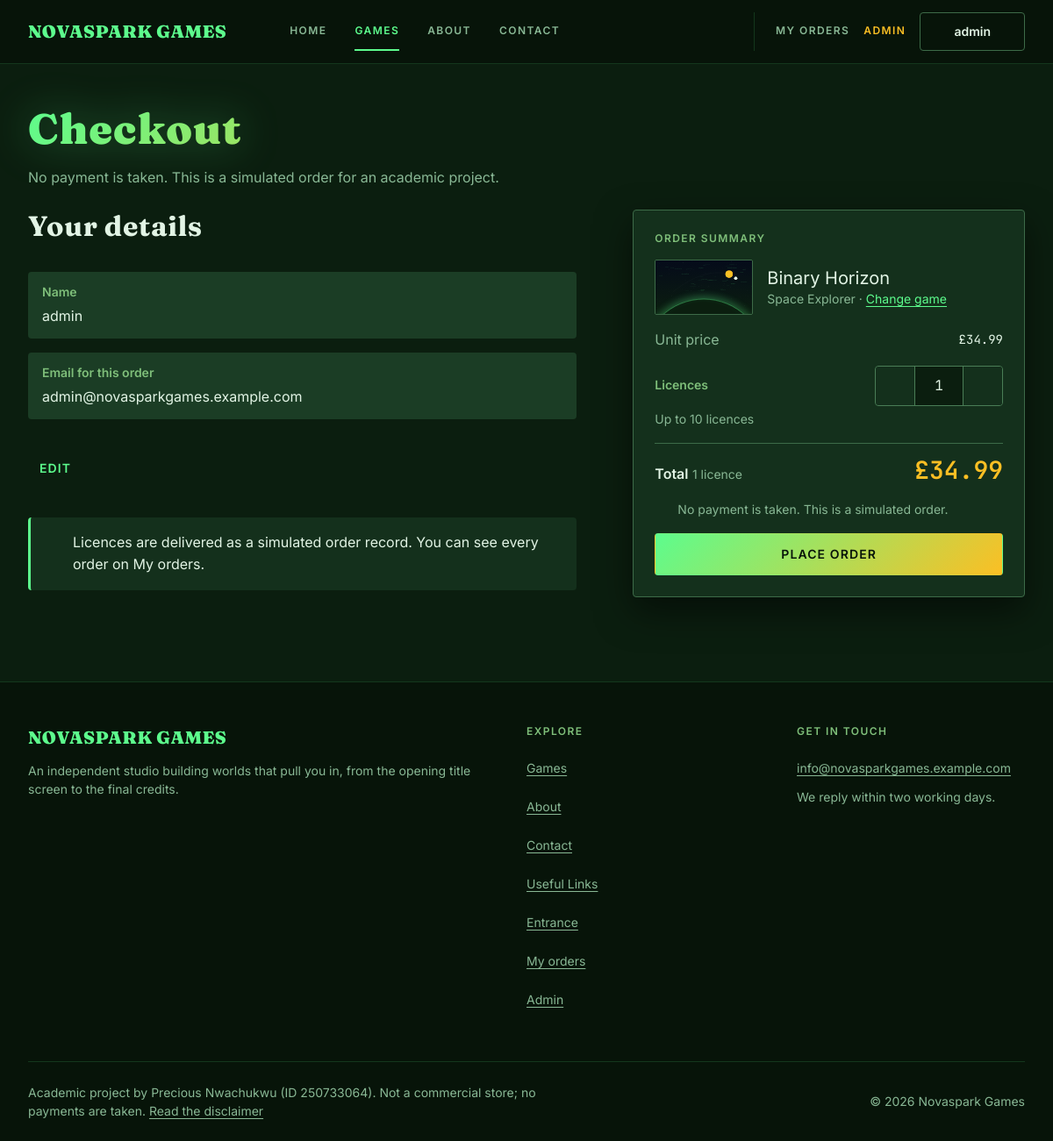
/checkout.php?game_id=9 (signed in), run on the app's committed database.
### tables this page shows
CREATE TABLE games (
    id           INT AUTO_INCREMENT PRIMARY KEY,
    title        VARCHAR(100)  NOT NULL,
    slug         VARCHAR(120)  NULL,
    genre        VARCHAR(50)   NOT NULL,
    price        DECIMAL(10,2) NOT NULL,
    description  TEXT          NOT NULL,
    release_year INT           NOT NULL,
    image_url    VARCHAR(255)  DEFAULT 'assets/img/games/fallback.svg',
    status       ENUM('available','coming_soon','beta','hidden') NOT NULL DEFAULT 'available',
    release_date DATE          NULL,
    platforms    VARCHAR(100)  NULL
);

### includes/helpers.php (called while the page is built, shortened)
<?php
require __DIR__ . '/db.php';
function e($value): string
{
    return htmlspecialchars((string) $value, ENT_QUOTES | ENT_SUBSTITUTE, 'UTF-8');
}
function money($amount): string
{
    return '£' . number_format((float) $amount, 2);
}
function base_url(): string
{
    static $base = null;
    if ($base !== null) {
        return $base;
    }
    $script = realpath($_SERVER['SCRIPT_FILENAME'] ?? '') ?: '';
    $root   = realpath(APP_ROOT) ?: APP_ROOT;
    $name   = $_SERVER['SCRIPT_NAME'] ?? '/';
    if ($script !== '' && strpos($script, $root) === 0) {
        $inside = str_replace('\\', '/', substr($script, strlen($root)));
        if ($inside !== '' && substr($name, -strlen($inside)) === $inside) {
            return $base = rtrim(substr($name, 0, -strlen($inside)), '/') . '/';
        }
    }
    return $base = rtrim(dirname($name), '/\\') . '/';
}
function url(string $path = ''): string
{
    return base_url() . ltrim($path, '/');
}
function img_src(?string $src): string
{
    $src = trim((string) $src);
    return preg_match('#^https?://#i', $src) ? $src : url($src);
}
function current_user(): ?array
{
    return [
        'id'       => (int) $_SESSION['user_id'],
        'username' => $_SESSION['username'] ?? '',
        'email'    => $_SESSION['email'] ?? '',
        'role'     => $_SESSION['role'] ?? 'customer',
    ];
}
function require_login(): array
{
    $user = current_user();
    return $user;
}
function can_buy(array $game): bool
{
    return in_array($game['status'], ['available', 'beta'], true);
}
function find_game(int $id, bool $includeHidden = false): ?array
{
    $sql = 'SELECT * FROM games WHERE id = ?' . ($includeHidden ? '' : " AND status <> 'hidden'");
    $game = q($sql, [$id])->fetch();
    return $game ?: null;
}
require __DIR__ . '/icons.php';

### includes/db.php (called while the page is built, shortened)
<?php
function db(): PDO
{
    $options = [
        PDO::ATTR_ERRMODE            => PDO::ERRMODE_EXCEPTION,
        PDO::ATTR_DEFAULT_FETCH_MODE => PDO::FETCH_ASSOC,
        PDO::ATTR_EMULATE_PREPARES   => false,
    ];
    $dsn = sprintf(
        'mysql:host=%s;port=%s;dbname=%s;charset=utf8mb4',
        config('DB_HOST'),
        config('DB_PORT'),
        config('DB_NAME')
    );
    $pdo = new PDO($dsn, config('DB_USER'), config('DB_PASS'), $options);
    return $pdo;
}
function q(string $sql, array $params = []): PDOStatement
{
    $stmt = db()->prepare($sql);
    $stmt->execute($params);
    return $stmt;
}

### checkout.php (the view, shortened to what this page needs)
<?php
require __DIR__ . '/includes/helpers.php';
$gameId = (int) ($_POST['game_id'] ?? $_GET['game_id'] ?? 0);
$user = require_login();
try {
    $game = find_game($gameId);
} catch (PDOException $e) {
    log_error($e);
    $game = null;
    $loadError = true;
}
$quantity = 1;
$email = $user['email'];
require __DIR__ . '/includes/header.php';
if (!$game): ?>
<?php require __DIR__ . '/includes/footer.php'; exit; endif;
$total = (float) $game['price'] * $quantity;
$licencesLabel = $quantity === 1 ? '1 licence' : $quantity . ' licences';
?>
<div class="container page">
  <header class="page-head page-head--tight">
    <h1 class="h1">Checkout</h1>
    <p class="muted">No payment is taken. This is a simulated order for an academic project.</p>
  </header>
  <?php if (!can_buy($game)): ?>
    <?= alert('info', $game['title'] . " isn't available to buy yet." . ($game['release_date'] ? ' It launches on ' . fmt_date($game['release_date']) . '.' : '')) ?>
    <p class="mt-5"><a class="btn btn--secondary" href="<?= e(url('games.php')) ?>">Keep browsing</a></p>
  <?php else: ?>
  <form method="post" action="<?= e(url('checkout.php?game_id=' . (int) $game['id'])) ?>" data-validate>
    <div class="checkout">
      <section class="stack-lg" aria-labelledby="details-title">
        <h2 class="h2" id="details-title">Your details</h2>
        <dl class="stack">
          <div class="field-readonly">
            <dt>Name</dt>
            <dd><?= e($user['username']) ?></dd>
          </div>
          <div class="field-readonly" id="email-readonly">
            <dt>Email for this order</dt>
            <dd><?= e($email) ?></dd>
          </div>
        </dl>
        <div>
          <button type="button" class="btn btn--ghost" data-edit-toggle="email-readonly" aria-expanded="false" aria-controls="email-edit">Edit</button>
        </div>
        <?= alert('info', 'Licences are delivered as a simulated order record. You can see every order on My orders.') ?>
      </section>
      <aside class="checkout__summary summary" aria-labelledby="summary-title">
        <h2 class="label" id="summary-title">Order summary</h2>
        <div class="summary__game">
          <?= game_cover($game, 'summary__thumb', 224, 126, false) ?>
          <div>
            <p class="summary__title"><?= e($game['title']) ?></p>
            <p class="small muted"><?= e($game['genre']) ?> · <a href="<?= e(url('games.php')) ?>">Change game</a></p>
          </div>
        </div>
        <div class="summary__row">
          <span class="muted">Unit price</span>
          <span class="mono"><?= e(money($game['price'])) ?></span>
        </div>
        <div class="field">
          <div class="summary__row">
            <label class="field__label" for="quantity">Licences</label>
            <div class="stepper" data-stepper data-price="<?= e(number_format((float) $game['price'], 2, '.', '')) ?>">
              <button type="button" class="stepper__btn" data-step="-1" aria-label="Remove a licence"><?= icon('minus') ?></button>
              <input class="stepper__input" type="number" id="quantity" name="quantity" value="<?= (int) $quantity ?>" min="1" max="<?= MAX_LICENCES ?>" step="1" inputmode="numeric" required aria-describedby="quantity-help" data-msg-range="Choose between 1 and 10 licences.">
              <button type="button" class="stepper__btn" data-step="1" aria-label="Add a licence"><?= icon('plus') ?></button>
            </div>
          </div>
          <p class="field__helper" id="quantity-help">Up to 10 licences</p>
        </div>
        <div class="summary__divider"></div>
        <div class="summary__total" aria-live="polite">
          <span><strong>Total</strong> <span class="small muted" data-qty-label><?= e($licencesLabel) ?></span></span>
          <span class="price price--total" data-total><?= e(money($total)) ?></span>
        </div>
        <p class="summary__note"><?= icon('info') ?><span>No payment is taken. This is a simulated order.</span></p>
        <div class="checkout__submit-desktop">
          <button type="submit" class="btn btn--primary btn--block" data-loading-text="Placing order…">Place order</button>
        </div>
      </aside>
    </div>
  </form>
  <?php endif; ?>
</div>
<?php require __DIR__ . '/includes/footer.php'; ?>

### includes/components/game-card.php (shortened to what this page needs)
<?php
function game_cover(array $game, string $class, int $w = 640, int $h = 360, bool $lazy = true): string
{
    $src = trim((string) ($game['image_url'] ?? ''));
    return '<img class="' . e($class) . '" src="' . e(img_src($src)) . '" alt="Cover art for ' . e($game['title']) . '"'
        . ' width="' . $w . '" height="' . $h . '"' . ($lazy ? ' loading="lazy" decoding="async"' : '')
        . ' data-fallback="' . e($game['title']) . '">';
}

### assets/css/tokens.css (style rules this page uses)
:root { --color-bg: #0b1e0f; --color-surface: #14301c; --color-surface-raised: #1b3d25; --color-header: #071409; --color-text: #e2f4e5; --color-text-muted: #89b895; --color-label: #7fbf7a; --color-accent: #5dfc8d; --color-accent-2: #fbbf24; --color-on-accent: #071409; --color-success: #22c55e; --color-danger: #f87171; --color-warning: #f97316; --color-border-subtle: rgba(93, 252, 141, 0.15); --color-border: #3d6b48; --color-border-input: #4a7d56; --gradient-brand: linear-gradient(135deg, #5dfc8d 0%, #fbbf24 100%); --color-accent-tint: rgba(93, 252, 141, 0.12); --color-accent-hover-border: rgba(93, 252, 141, 0.6); --color-backdrop: rgba(3, 10, 5, 0.75); --gradient-hairline: linear-gradient(90deg, #5dfc8d 0%, rgba(251, 191, 36, 0.6) 50%, transparent 100%); --overlay-hero: linear-gradient(180deg, rgba(11, 30, 15, 0.7) 0%, rgba(11, 30, 15, 0.82) 60%, rgba(11, 30, 15, 1) 100%); --overlay-media: linear-gradient(180deg, transparent 40%, rgba(7, 20, 9, 0.85) 100%); --fade-edge: linear-gradient(90deg, #000 0, #000 calc(100% - 32px), transparent 100%); --hero-image: url("../img/hero.svg"); --shimmer: linear-gradient(90deg, transparent, rgba(93, 252, 141, 0.06), transparent); --font-display: "Fraunces", "Times New Roman", Georgia, serif; --font-body: "Inter", system-ui, "Segoe UI", Roboto, sans-serif; --font-mono: "JetBrains Mono", "Courier New", Courier, monospace; --text-display: clamp(2.5rem, 6vw, 4rem); --text-h1: clamp(2rem, 4.5vw, 3rem); --text-h2: clamp(1.5rem, 3vw, 2rem); --text-h3: 1.25rem; --text-body-lg: 1.125rem; --text-body: 1rem; --text-body-sm: 0.875rem; --text-label: 0.75rem; --text-button: 0.875rem; --text-mono: 0.875rem; --text-price: 1.25rem; --text-price-total: 1.75rem; --text-logo: 1.25rem; --tracking-label: 0.12em; --tracking-button: 0.08em; --tracking-display: 0.02em; --measure: 68ch; --measure-intro: 60ch; --space-1: 4px; --space-2: 8px; --space-3: 12px; --space-4: 16px; --space-5: 24px; --space-6: 32px; --space-7: 48px; --space-8: 64px; --space-9: 96px; --container-max: 1200px; --gutter: 16px; --section-gap: 64px; --touch-min: 44px; --control-height: 48px; --compact-height: 36px; --header-height: 64px; --radius-sm: 2px; --radius-md: 4px; --radius-lg: 8px; --radius-round: 999px; --shadow-card: 0 1px 0 rgba(0, 0, 0, 0.4); --shadow-overlay: 0 16px 40px rgba(0, 0, 0, 0.5); --glow-title: drop-shadow(0 0 24px rgba(93, 252, 141, 0.35)); --focus-ring: 0 0 0 2px #0b1e0f, 0 0 0 4px #5dfc8d; --dur-fast: 120ms; --dur-base: 200ms; --dur-slow: 400ms; --ease-out: cubic-bezier(0.2, 0.8, 0.2, 1); --z-header: 100; --z-menu: 200; --z-modal: 1000; --z-toast: 1100; }
@media (min-width: 768px) { :root { --gutter: 24px; --header-height: 72px; } }
@media (min-width: 1024px) { :root { --gutter: 32px; --section-gap: 96px; } }

### assets/css/layout.css (style rules this page uses)
.container { width: 100%; max-width: calc(var(--container-max) + 2 * var(--gutter)); margin-inline: auto; padding-inline: var(--gutter); }
.page { padding-top: var(--space-7); }
.page-head { display: grid; gap: var(--space-4); margin-bottom: var(--space-7); }
.page-head--tight { margin-bottom: var(--space-5); }
.stack > * + * { margin-top: var(--space-4); }
.stack-lg > * + * { margin-top: var(--space-6); }
.checkout { display: grid; gap: var(--space-6); }
.checkout__summary { order: -1; }
.checkout__submit-desktop { display: none; }
@media (min-width: 1024px) { .checkout { grid-template-columns: minmax(0, 7fr) minmax(0, 5fr); gap: var(--space-8); align-items: start; } }
@media (min-width: 1024px) { .checkout__summary { order: 0; position: sticky; top: var(--space-9); } }
@media (min-width: 1024px) { .checkout__submit-desktop { display: block; } }

### data on the page
games: image_url (picture), title "Binary Horizon", genre "Space Explorer", price "£34.99"

### other printed values
$label "HOME"
$label "GAMES"
$label "ABOUT"
$label "CONTACT"
$user['username'] "admin"
$email "admin@novasparkgames.example.com"
$body "Licences are delivered as a simulated order record. You can see every order on My orders."
config('PUBLIC_EMAIL') "info@novasparkgames.example.com"
